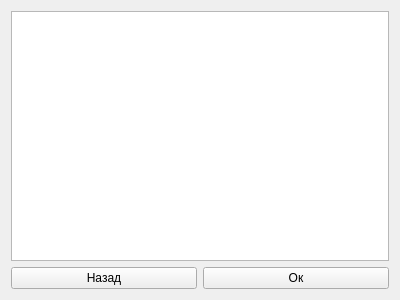
<?xml version="1.0" encoding="UTF-8"?>
<ui version="4.0">
 <class>Form</class>
 <widget class="QWidget" name="Form">
  <property name="geometry">
   <rect>
    <x>0</x>
    <y>0</y>
    <width>400</width>
    <height>300</height>
   </rect>
  </property>
  <property name="windowTitle">
   <string>Form</string>
  </property>
  <layout class="QVBoxLayout" name="verticalLayout">
   <item>
    <widget class="QTableView" name="table_view_game_players"/>
   </item>
   <item>
    <layout class="QHBoxLayout" name="horizontalLayout">
     <item>
      <widget class="QPushButton" name="push_button_back">
       <property name="cursor">
        <cursorShape>PointingHandCursor</cursorShape>
       </property>
       <property name="text">
        <string>Назад</string>
       </property>
      </widget>
     </item>
     <item>
      <widget class="QPushButton" name="push_button_accept">
       <property name="cursor">
        <cursorShape>PointingHandCursor</cursorShape>
       </property>
       <property name="text">
        <string>Ок</string>
       </property>
      </widget>
     </item>
    </layout>
   </item>
  </layout>
 </widget>
 <resources/>
 <connections/>
</ui>
